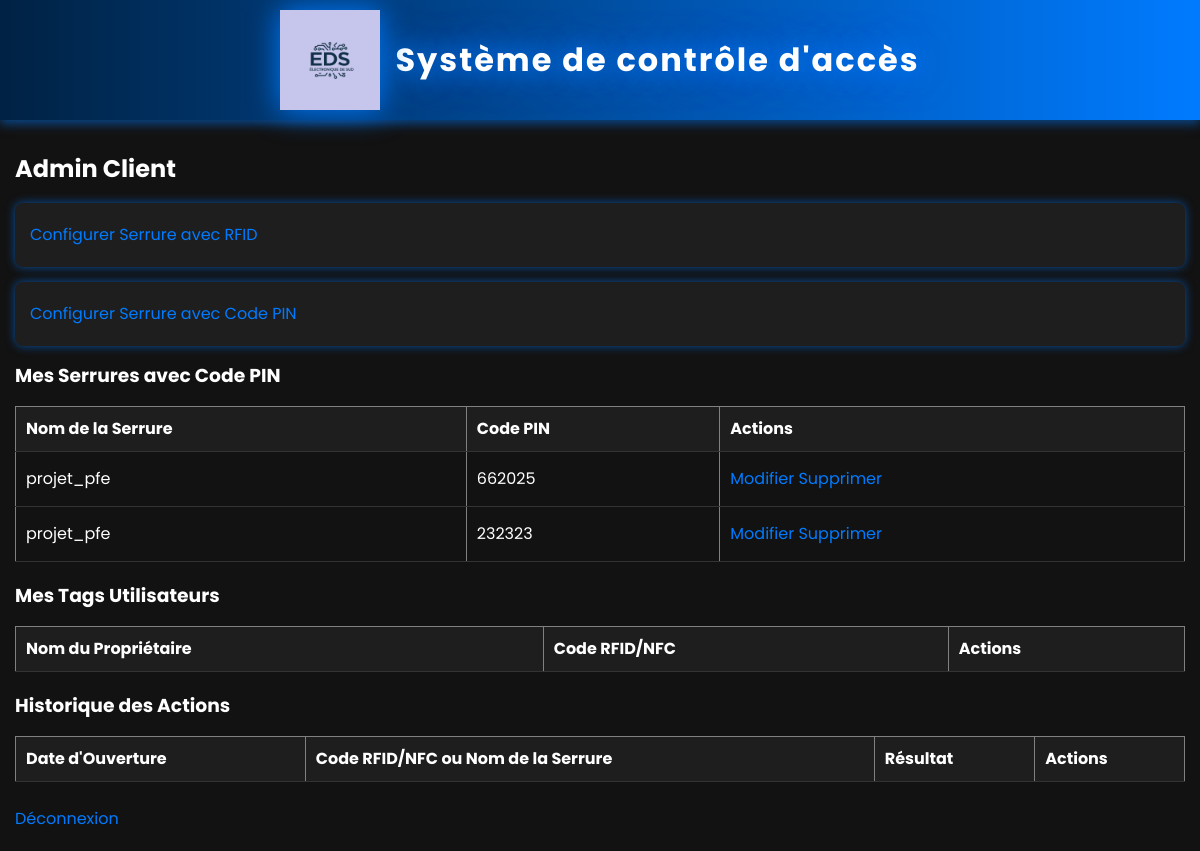
Page /admin_client/38 (signed in) on the committed database.
### tables this page shows
CREATE TABLE serrures (
            id INTEGER PRIMARY KEY AUTOINCREMENT,
            nom TEXT NOT NULL,
            admin_client_id INTEGER,
            code_ouverture TEXT CHECK(length(code_ouverture) = 6),
            nom_proprietaire TEXT DEFAULT 'Non défini',
            date_debut TEXT DEFAULT '2025-01-01',
            date_fin TEXT DEFAULT '2030-01-01',
            jours_autorises TEXT DEFAULT 'Lundi,Mardi,Mercredi,Jeudi,Vendredi',
            horaire_debut TEXT DEFAULT '08:00',
            horaire_fin TEXT DEFAULT '18:00',
            etat TEXT DEFAULT 'autorisé' CHECK(etat IN ('autorisé', 'non autorisé')),
            FOREIGN KEY (admin_client_id) REFERENCES users (id)
        );

### app.py (the view, shortened to what this page needs)
@app.route('/admin_client/<int:user_id>', methods=['GET', 'POST'])
def admin_client(user_id):
    if 'user_id' not in session or session['role'] != 'client':
        return redirect(url_for('login'))
    conn = get_db_connection()
    client = conn.execute('SELECT * FROM users WHERE id = ?', (user_id,)).fetchone()
    if not client:
        conn.close()
        flash('Client introuvable.', 'error')
        return redirect(url_for('login'))
    serrures = conn.execute('SELECT * FROM serrures WHERE admin_client_id = ?', (user_id,)).fetchall()
    tags = conn.execute('''
        SELECT tags.*, users.username AS nom_proprietaire
        FROM tags
        LEFT JOIN serrures ON tags.serrure_id = serrures.id
        LEFT JOIN users ON serrures.admin_client_id = users.id
        WHERE serrures.admin_client_id = ? OR tags.serrure_id IS NULL
    ''', (user_id,)).fetchall()
    tags = [dict(tag) for tag in tags]
    actions = conn.execute('SELECT * FROM actions').fetchall()
    actions_list = []
    logger.info(f"Actions récupérées pour le client {user_id}: {len(actions_list)}")
    for action in actions_list:
        logger.info(f"Action: {action}")
    actions = actions_list
    conn.close()
    return render_template('admin_client.html', client=client, serrures=serrures, tags=tags, actions=actions)

### app.py (called while the page is built)
def get_db_connection():
    conn = sqlite3.connect('database.db')
    conn.execute('PRAGMA journal_mode=WAL;')  # Active le mode WAL
    conn.row_factory = sqlite3.Row
    return conn

### templates/admin_client.html (shortened to what this page needs)
{% extends "base.html" %}
{% block content %}
<h2>Admin Client</h2>
<ul class="nav nav-tabs">
    <li class="nav-item">
        <a class="nav-link" href="{{ url_for('configurer_rfid', user_id=client['id']) }}">Configurer Serrure avec RFID</a>
    </li>
    <li class="nav-item">
        <a class="nav-link" href="{{ url_for('configurer_pin', user_id=client['id']) }}">Configurer Serrure avec Code PIN</a>
    </li>
</ul>
<h3>Mes Serrures avec Code PIN</h3>
<table border="1" style="width: 100%; border-collapse: collapse; text-align: left;">
    <thead>
        <tr>
            <th>Nom de la Serrure</th>
            <th>Code PIN</th>
            <th>Actions</th>
        </tr>
    </thead>
    <tbody>
        {% for serrure in serrures %}
        <tr>
            <td>{{ serrure['nom'] }}</td>
            <td>{{ serrure['code_ouverture'] }}</td>
            <td>
                <a href="{{ url_for('modifier', type='pin', item_id=serrure['id']) }}">Modifier</a>
                <a href="{{ url_for('supprimer_code_pin', serrure_id=serrure['id']) }}" onclick="return confirm('Êtes-vous sûr ?')">Supprimer</a>
            </td>
        </tr>
        {% endfor %}
    </tbody>
</table>
<h3>Mes Tags Utilisateurs</h3>
<table border="1" style="width: 100%; border-collapse: collapse; text-align: left;">
    <thead>
        <tr>
            <th>Nom du Propriétaire</th>
            <th>Code RFID/NFC</th>
            <th>Actions</th>
        </tr>
    </thead>
</table>
<h3>Historique des Actions</h3>
<table border="1" style="width: 100%; border-collapse: collapse; text-align: left;">
    <thead>
        <tr>
            <th>Date d'Ouverture</th>
            <th>Code RFID/NFC ou Nom de la Serrure</th>
            <th>Résultat</th>
            <th>Actions</th>
        </tr>
    </thead>
</table>
<a href="{{ url_for('logout') }}">Déconnexion</a>
{% endblock %}

### static/styles.css (style rules this page uses)
body { font-family: 'Poppins', sans-serif; background-color: #121212; color: #fff; margin: 0; padding: 0; font-size: 16px; line-height: 1.5; }
h2, h3 { margin-top: 1rem; margin-bottom: 1rem; }
table { width: 100%; border-collapse: collapse; margin-bottom: 20px; overflow-x: auto; display: block; }
@media (min-width: 768px) { table { display: table; } }
th, td { padding: 10px; text-align: left; border-bottom: 1px solid #333; }
th { background-color: #1E1E1E; }
ul { list-style-type: none; padding: 0; margin: 0; }
li { background-color: #1E1E1E; margin-bottom: 15px; padding: 15px; border-radius: 8px; box-shadow: 0 0 10px rgba(0, 123, 255, 0.6); transition: 0.3s; word-wrap: break-word; }
a { color: #007BFF; text-decoration: none; transition: 0.3s; display: inline-block; margin: 5px 0; }
* { -webkit-tap-highlight-color: transparent; }
html, body { max-width: 100%; overflow-x: hidden; }

### rows in the picture
serrures: nom "projet_pfe", code_ouverture "662025"
serrures: nom "projet_pfe", code_ouverture "232323"
